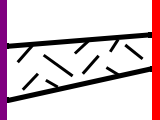
#> input picture data/test.png, 160 x 120 px, found by its file name
$ python simulate.py
#> lines starting #> are read from the running program, lines starting #| are printed output that depends on the picture; after the words box and inside, x2 and y2 are one past the last pixel; in counts of white or black regions, pixels touching at a corner belong together
### src/png_to_grid.py
"""
Script converts a color-coded PNG geometry into a structured grid representation
for use in fluid simulations.

The PNG is interpreted using a fixed color legend (fluid, wall), and is converted into:
- a grid mask of integer codes,
- axis-aligned wall rectangles for efficient boundary handling,
- domain metadata (resolution, spacing, bounding box, labels).

The resulting grid dictionary is used in class_test.py for simulation.
"""

import numpy as np
import matplotlib.pyplot as plt
import matplotlib.patches as patches
from PIL import Image

# Color legend used in the PNG
LEGEND = {
    "fluid":  (255, 255, 255),   # white
    "wall":   (0,   0,   0),     # black
    "inlet":  (255, 0,   0),     # red
    "outlet": (128, 0, 128),     # purple
}

# Integer codes used internally by the solver
CODES = {
    "fluid":  0,
    "wall":   1,
    "inlet":  2,
    "outlet": 3,
}

# Tolerances for robust color detection
DEFAULT_TOL = 10
DEFAULT_WALL_THRESH = 245

# Tolerances for robust color detection
L_INLET = 0
L_OUTLET = 1
L_WALL = 2


# PNG -> mask (robust against compression / anti-aliasing)
def _png_to_mask_hybrid(path, tol=DEFAULT_TOL, wall_thresh=DEFAULT_WALL_THRESH,
                        resolution=(150, 100)):
    # Load PNG as RGB image
#> called with path = './data/test.png', tol = 10, wall_thresh = 245, resolution = (150, 100)
    im = Image.open(path).convert("RGB").resize(resolution)
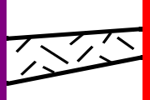
#> im: PIL image 150x100 RGB; mean R, G, B 222.4, 204.1, 209.6
    arr = np.array(im, dtype=np.uint8)
    h, w = arr.shape[:2]
#> h = 100; w = 150

    # Default everything to fluid
    mask = np.full((h, w), CODES["fluid"], dtype=np.int16)
    matched = np.zeros((h, w), dtype=bool)

    # match legend colors within tolerance
    for name, rgb in LEGEND.items():
        rgb = np.array(rgb, dtype=np.int16)
        diff = np.abs(arr.astype(np.int16) - rgb[None, None, :])
        close = np.all(diff <= tol, axis=2)
        mask[close] = CODES[name]
        matched |= close
#> this loop made 4 passes
#> pass 1, in _png_to_mask_hybrid, `diff = np.abs(arr.astype(np.int16) - rgb[None, None, :])`:
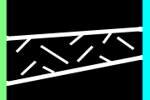
#> diff: shape (100, 150, 3) int16; mean R, G, B 32.6, 50.9, 45.4
#> pass 1, in _png_to_mask_hybrid, `close = np.all(diff <= tol, axis=2)`:
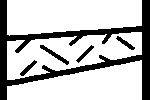
#> close: shape (100, 150) bool; 75.7% white; 5 black regions, box (x1, y1, x2, y2) and area: (0, 0, 150, 100) 3277, (40, 45, 69, 65) 129, (116, 36, 135, 50) 82, (20, 60, 37, 76) 82, (76, 45, 94, 63) 79
#> after the loop:
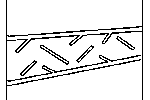
#> matched: shape (100, 150) bool; 91.1% white; black in thin lines or dots

    # dark pixels -> walls, bright pixels -> fluid
    gray = (0.299 * arr[..., 0] + 0.587 * arr[..., 1] + 0.114 * arr[..., 2]).astype(np.uint8)
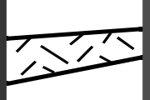
#> gray: shape (100, 150); min 0, max 255, mean 210.1
    fallback = ~matched
#> fallback: shape (100, 150) bool; 8.9% white in thin lines or dots
    mask[fallback & (gray < wall_thresh)] = CODES["wall"]
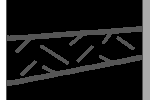
#> mask: shape (100, 150) int16; min 0, max 3, mean 0.37; drawn with min black and max white
    mask[fallback & (gray >= wall_thresh)] = CODES["fluid"]

    return mask


# Merge wall pixels into axis-aligned rectangles
def _wall_rectangles_from_mask(mask, wall_code):
    H, W = mask.shape
    rects = []
    active = {}

    for y in range(H):
        row = (mask[y] == wall_code).astype(np.uint8)

        # find continious wall segments in row
        segments = []
        x = 0
        while x < W:
            if row[x] == 1:
                x0 = x
                while x < W and row[x] == 1:
                    x += 1
                segments.append((x0, x))
            else:
                x += 1

        new_active = {}
        used_prev = set()

        # extend rectangle vertically
        for (x0, x1) in segments:
            key = (x0, x1)
            if key in active:
                rx0, rx1, ry0, _ = active[key]
                new_active[key] = (rx0, rx1, ry0, y + 1)
                used_prev.add(key)
            else:
                new_active[key] = (x0, x1, y, y + 1)

        # close rectangles that did not continue
        for key, r in active.items():
            if key not in used_prev:
                rects.append(r)

        active = new_active

    # close any remaining rectangles
    rects.extend(active.values())
    return rects


# PNG -> grid dictionairy
def png_to_grid(
    png_path,
    *,
    dx=1.0,
    tol=DEFAULT_TOL,
    wall_thresh=DEFAULT_WALL_THRESH,
    flip_y=True,
    resolution=(150, 100),
    flip_x=False
):
    """
    Use in simulate.py as:
      grid = png_to_grid("test.png")

    Returns dict with:
      mask: (H,W) int16 (y-up if flip_y)
      rects: wall rectangles [(x0,x1,y0,y1)] in pixel coords (y-up if flip_y)
      W,H,dx
      box: (xmin,xmax,ymin,ymax)
      labels: (left,right,bottom,top) outer boundary label IDs
      codes: CODES
    """
    # build mask in image coordinates
    mask_img = _png_to_mask_hybrid(png_path, tol=tol, wall_thresh=wall_thresh,
                                   resolution=resolution)
    mask = np.flipud(mask_img) if flip_y else mask_img
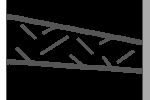
#> mask: shape (100, 150) int16; min 0, max 3, mean 0.37; drawn with min black and max white
    mask = np.fliplr(mask) if flip_x else mask
    H, W = mask.shape
#> H = 100; W = 150

    # detect inlet/outlet markers on domain edges
    left_has_inlet = np.any(mask[:, 0] == CODES["inlet"])
#> left_has_inlet = False
    right_has_outlet = np.any(mask[:, -1] == CODES["outlet"])
#> right_has_outlet = False

    left_label = L_INLET if left_has_inlet else L_INLET
#> left_label = 0
    right_label = L_OUTLET if right_has_outlet else L_OUTLET
#> right_label = 1
    bottom_label = L_WALL
    top_label = L_WALL

    # extracts wall rectangles
    rects = _wall_rectangles_from_mask(mask, CODES["wall"])
#> after the loop in _wall_rectangles_from_mask, `for y in range(H):`: rects = 162 items, first 6: (6, 7, 0, 14), (6, 12, 14, 15), (6, 19, 15, 16), (6, 24, 16, 17), (6, 28, 17, 18), (6, 33, 18, 19)
#> rects = 164 items, first 6: (6, 7, 0, 14), (6, 12, 14, 15), (6, 19, 15, 16), (6, 24, 16, 17), (6, 28, 17, 18), (6, 33, 18, 19)

    xmin, xmax = 0.0, W * dx
#> xmin = 0; xmax = 150
    ymin, ymax = 0.0, H * dx
#> ymin = 0; ymax = 100

    return {
        "mask": mask.astype(np.int16),
        "rects": rects,
        "W": W,
        "H": H,
        "dx": float(dx),
        "box": (xmin, xmax, ymin, ymax),
        "labels": (left_label, right_label, bottom_label, top_label),
        "codes": CODES,
        "legend": LEGEND,
        "source_png": png_path,
        "flip_y": bool(flip_y),
    }


# Debug for visual if actually working, mask + wall rectangles plot
# [44 lines left out: function plot_grid, not called in this run]

### src/simulate.py
# TODO
# 1) Check if the 2d_example_fluid.py template is correctly used, and if it
# actually fits our use case.
# 2) Outlet doesn't work correctly?
# 3) Inf values at one time point?

import numpy as np
import sympy as sp
import pylbm

from .png_to_grid import png_to_grid, plot_grid

PNG_PATH = "./data/test.png"

# --------------------------------------------------
# 1) Load grid
# --------------------------------------------------
grid = png_to_grid(PNG_PATH)
#> grid = 11 items

mask = grid["mask"]
rects = grid["rects"]
dx = grid["dx"]
#> dx = 1
W, H = grid["W"], grid["H"]
#> W = 150; H = 100
xmin, xmax, ymin, ymax = grid["box"]
#> xmin = 0; xmax = 150; ymin = 0; ymax = 100
left_label, right_label, bottom_label, top_label = grid["labels"]
#> left_label = 0; right_label = 1; bottom_label = 2; top_label = 2

# optional debug statements and plot
# print("Grid size:", W, H)
# print("Num wall rectangles:", len(rects))
# print("Wall pixels:", (mask == grid["codes"]["wall"]).sum())
# plot_grid(grid)


# --------------------------------------------------
# 2) pylbm symbols and helpers
# --------------------------------------------------
X, Y, LA = sp.symbols("X, Y, LA")
rho, qx, qy = sp.symbols("rho, qx, qy")


def bc_inlet(f, m, x, y, rhoo, uo):
    m[rho] = 0.0
    m[qx] = rhoo * uo
    m[qy] = 0.0


def velocity_magnitude(sol):
    ux = sol.m[qx] / sol.m[rho]
    uy = sol.m[qy] / sol.m[rho]
    return np.sqrt(ux**2 + uy**2).T


# --------------------------------------------------
# 3) Build pylbm obstacles from grid rectangles
# --------------------------------------------------
L_INLET = 0
L_OUTLET = 1
L_WALL = 2

elements = []
for (x0, x1, y0, y1) in rects:
    px = x0 * dx
    py = y0 * dx
    w = (x1 - x0) * dx
    h = (y1 - y0) * dx

    elements.append(
#> (the run stopped early here; a loop or call above may not have finished)
